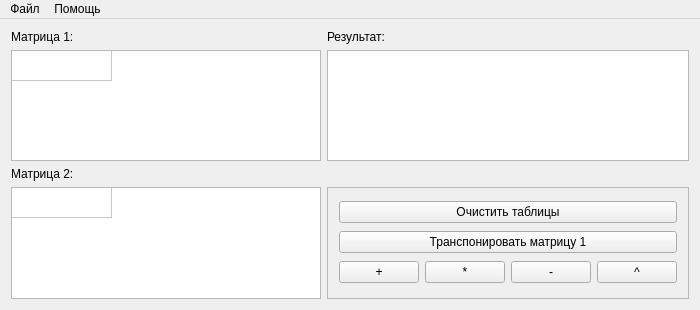
<?xml version="1.0" encoding="UTF-8"?>
<ui version="4.0">
 <class>MainWindow</class>
 <widget class="QMainWindow" name="MainWindow">
  <property name="geometry">
   <rect>
    <x>0</x>
    <y>0</y>
    <width>700</width>
    <height>310</height>
   </rect>
  </property>
  <property name="windowTitle">
   <string>MatCalc</string>
  </property>
  <widget class="QWidget" name="centralWidget">
   <layout class="QGridLayout" name="gridLayout">
    <item row="4" column="2">
     <widget class="QFrame" name="actions">
      <property name="frameShape">
       <enum>QFrame::StyledPanel</enum>
      </property>
      <property name="frameShadow">
       <enum>QFrame::Raised</enum>
      </property>
      <layout class="QGridLayout" name="gridLayout_2">
       <item row="4" column="0">
        <widget class="QPushButton" name="btn_sum">
         <property name="text">
          <string>+</string>
         </property>
        </widget>
       </item>
       <item row="4" column="1">
        <widget class="QPushButton" name="btn_multiply">
         <property name="text">
          <string>*</string>
         </property>
        </widget>
       </item>
       <item row="4" column="2">
        <widget class="QPushButton" name="btn_sub">
         <property name="text">
          <string>-</string>
         </property>
        </widget>
       </item>
       <item row="4" column="3">
        <widget class="QPushButton" name="btn_pow">
         <property name="text">
          <string>^</string>
         </property>
        </widget>
       </item>
       <item row="1" column="0" colspan="4">
        <widget class="QPushButton" name="btn_clear">
         <property name="text">
          <string>Очистить таблицы</string>
         </property>
        </widget>
       </item>
       <item row="2" column="0" colspan="4">
        <widget class="QPushButton" name="btn_trans">
         <property name="text">
          <string>Транспонировать матрицу 1</string>
         </property>
        </widget>
       </item>
      </layout>
     </widget>
    </item>
    <item row="1" column="0">
     <widget class="QLabel" name="label">
      <property name="text">
       <string>Матрица 1:</string>
      </property>
     </widget>
    </item>
    <item row="1" column="2">
     <widget class="QLabel" name="label_2">
      <property name="text">
       <string>Результат:</string>
      </property>
     </widget>
    </item>
    <item row="3" column="0">
     <widget class="QLabel" name="label_3">
      <property name="text">
       <string>Матрица 2:</string>
      </property>
     </widget>
    </item>
    <item row="2" column="0">
     <widget class="QTableWidget" name="tbl_mat_1">
      <property name="dragDropMode">
       <enum>QAbstractItemView::NoDragDrop</enum>
      </property>
      <property name="selectionMode">
       <enum>QAbstractItemView::SingleSelection</enum>
      </property>
      <property name="wordWrap">
       <bool>false</bool>
      </property>
      <property name="rowCount">
       <number>1</number>
      </property>
      <property name="columnCount">
       <number>1</number>
      </property>
      <attribute name="horizontalHeaderVisible">
       <bool>false</bool>
      </attribute>
      <attribute name="verticalHeaderVisible">
       <bool>false</bool>
      </attribute>
      <row/>
      <column/>
     </widget>
    </item>
    <item row="2" column="2">
     <widget class="QTableWidget" name="tbl_result">
      <attribute name="horizontalHeaderVisible">
       <bool>false</bool>
      </attribute>
      <attribute name="verticalHeaderVisible">
       <bool>false</bool>
      </attribute>
     </widget>
    </item>
    <item row="4" column="0">
     <widget class="QTableWidget" name="tbl_mat_2">
      <property name="dragDropMode">
       <enum>QAbstractItemView::NoDragDrop</enum>
      </property>
      <property name="selectionMode">
       <enum>QAbstractItemView::SingleSelection</enum>
      </property>
      <property name="wordWrap">
       <bool>false</bool>
      </property>
      <property name="rowCount">
       <number>1</number>
      </property>
      <property name="columnCount">
       <number>1</number>
      </property>
      <attribute name="horizontalHeaderVisible">
       <bool>false</bool>
      </attribute>
      <attribute name="verticalHeaderVisible">
       <bool>false</bool>
      </attribute>
      <row/>
      <column/>
     </widget>
    </item>
   </layout>
  </widget>
  <widget class="QMenuBar" name="menuBar">
   <property name="geometry">
    <rect>
     <x>0</x>
     <y>0</y>
     <width>700</width>
     <height>22</height>
    </rect>
   </property>
   <widget class="QMenu" name="menu">
    <property name="title">
     <string>Файл</string>
    </property>
    <addaction name="act_import"/>
    <addaction name="act_export"/>
    <addaction name="separator"/>
    <addaction name="act_quit"/>
   </widget>
   <widget class="QMenu" name="menu_2">
    <property name="title">
     <string>Помощь</string>
    </property>
    <addaction name="act_about"/>
   </widget>
   <addaction name="menu"/>
   <addaction name="menu_2"/>
  </widget>
  <action name="act_import">
   <property name="text">
    <string>Импорт</string>
   </property>
   <property name="shortcut">
    <string>Ctrl+O</string>
   </property>
  </action>
  <action name="act_export">
   <property name="text">
    <string>Экспорт</string>
   </property>
   <property name="shortcut">
    <string>Ctrl+S</string>
   </property>
  </action>
  <action name="act_quit">
   <property name="text">
    <string>Выход</string>
   </property>
   <property name="shortcut">
    <string>Ctrl+Q</string>
   </property>
  </action>
  <action name="act_about">
   <property name="text">
    <string>О программе...</string>
   </property>
   <property name="shortcut">
    <string>Ctrl+F1</string>
   </property>
  </action>
 </widget>
 <layoutdefault spacing="6" margin="11"/>
 <resources/>
 <connections/>
</ui>
